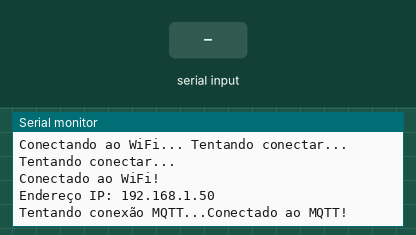
Simulated run of this sketch. Board: ESP8266 (NodeMCU). On the bench: the last lines printed to the serial monitor. The inputs (shaded band) are chosen by the test bench. WiFi joins after 1.5 s; servers stay silent unless stated; random numbers use the default seed unless the sketch sets one; no MQTT or app messages arrive unless stated.

Above: at 3.2 s.
3.3 s: "1\n" received over Serial
At 4.2 s:
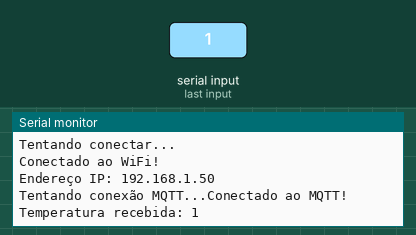
4.8 s: "0\n" received over Serial
At 5.3 s:
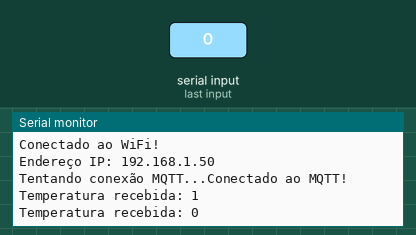
6.3 s: "2\n" received over Serial
At 7.6 s:
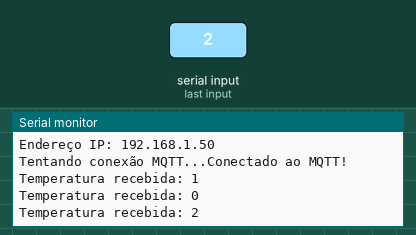

Measured:
- after the input at 3.3 s, the serial monitor: prints a new line at once (image 1)
- after the input at 4.8 s, the serial monitor: prints a new line at once (image 2)
- after the input at 6.3 s, the serial monitor: prints a new line at once (image 3)

The sketch:

sketch_esp8266_wifi.ino
```cpp
#include <ESP8266WiFi.h>
#include <PubSubClient.h>

const char* ssid = "Longboard 22";
const char* password = "surf1213";

const char* mqtt_server = "test.mosquitto.org";
const int mqtt_port = 1883;
const char* mqtt_user = "";
const char* mqtt_pass = "";

WiFiClient espClient;
PubSubClient client(espClient);

void setup() {
  Serial.begin(115200);  // Inicializa a comunicação serial
  Serial.begin("Inicializando...");
  setup_wifi();  // Conecta-se à rede Wi-Fi
  client.setServer(mqtt_server, mqtt_port);  // Define o servidor MQTT
}

void loop() {
  if (!client.connected()) {
    reconnect();  // Verifica e reconecta ao MQTT se necessário
  }

  client.loop();  // Mantém a conexão MQTT aberta

  if (Serial.available() > 0) {
    String temperature = Serial.readStringUntil('\n');  // Lê a temperatura enviada pelo Arduino
    Serial.println("Temperatura recebida: " + temperature);

    // Publica a temperatura no tópico MQTT
    client.publish("home/temperature", temperature.c_str());
  }
}

void setup_wifi() {
  delay(10);
  Serial.println();
  Serial.print("Conectando ao WiFi... ");
  WiFi.begin(ssid, password);

  while (WiFi.status() != WL_CONNECTED) {
    delay(1000);
    Serial.println("Tentando conectar...");
  }

  Serial.println("Conectado ao WiFi!");
  Serial.print("Endereço IP: ");
  Serial.println(WiFi.localIP());
}

void reconnect() {
  while (!client.connected()) {
    Serial.print("Tentando conexão MQTT...");

    String clientId = "ESP8266Client-";
    clientId += String(random(0xffff), HEX);

    if (client.connect(clientId.c_str(), mqtt_user, mqtt_pass)) {
      Serial.println("Conectado ao MQTT!");
    } else {
      Serial.print("Falha ao conectar, rc=");
      Serial.print(client.state());
      Serial.println(" Tentando novamente em 5 segundos...");
      delay(5000);
    }
  }
}
```
